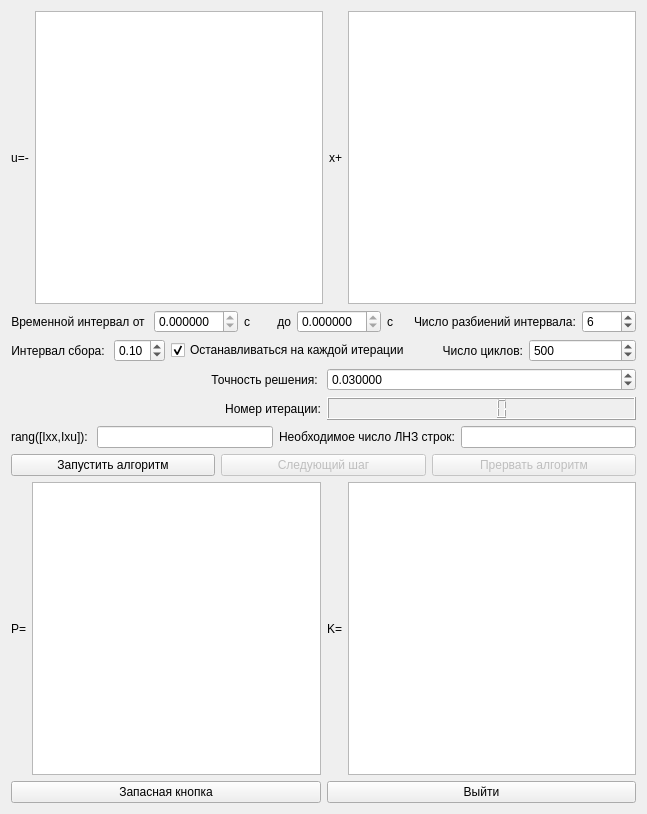
<?xml version="1.0" encoding="UTF-8"?>
<ui version="4.0">
 <class>Form</class>
 <widget class="QWidget" name="Form">
  <property name="geometry">
   <rect>
    <x>0</x>
    <y>0</y>
    <width>647</width>
    <height>814</height>
   </rect>
  </property>
  <property name="windowTitle">
   <string>Алгоритм из статьи</string>
  </property>
  <layout class="QVBoxLayout" name="verticalLayout">
   <item>
    <layout class="QHBoxLayout" name="horizontalLayout">
     <item>
      <widget class="QLabel" name="label">
       <property name="text">
        <string>u=-</string>
       </property>
       <property name="alignment">
        <set>Qt::AlignCenter</set>
       </property>
      </widget>
     </item>
     <item>
      <widget class="QTableWidget" name="table_K0"/>
     </item>
     <item>
      <widget class="QLabel" name="label_2">
       <property name="text">
        <string>x+</string>
       </property>
       <property name="alignment">
        <set>Qt::AlignCenter</set>
       </property>
      </widget>
     </item>
     <item>
      <widget class="QTableWidget" name="table_e"/>
     </item>
    </layout>
   </item>
   <item>
    <layout class="QHBoxLayout" name="horizontalLayout_3">
     <item>
      <widget class="QLabel" name="label_4">
       <property name="text">
        <string>Временной интервал от </string>
       </property>
       <property name="alignment">
        <set>Qt::AlignRight|Qt::AlignTrailing|Qt::AlignVCenter</set>
       </property>
      </widget>
     </item>
     <item>
      <widget class="QDoubleSpinBox" name="t0">
       <property name="readOnly">
        <bool>true</bool>
       </property>
       <property name="decimals">
        <number>6</number>
       </property>
      </widget>
     </item>
     <item>
      <widget class="QLabel" name="label_5">
       <property name="text">
        <string>с</string>
       </property>
       <property name="alignment">
        <set>Qt::AlignLeading|Qt::AlignLeft|Qt::AlignVCenter</set>
       </property>
      </widget>
     </item>
     <item>
      <widget class="QLabel" name="label_11">
       <property name="text">
        <string>до</string>
       </property>
       <property name="alignment">
        <set>Qt::AlignRight|Qt::AlignTrailing|Qt::AlignVCenter</set>
       </property>
      </widget>
     </item>
     <item>
      <widget class="QDoubleSpinBox" name="T">
       <property name="readOnly">
        <bool>true</bool>
       </property>
       <property name="decimals">
        <number>6</number>
       </property>
       <property name="value">
        <double>0.000000000000000</double>
       </property>
      </widget>
     </item>
     <item>
      <widget class="QLabel" name="label_6">
       <property name="text">
        <string>с</string>
       </property>
      </widget>
     </item>
     <item>
      <widget class="QLabel" name="label_14">
       <property name="text">
        <string>Число разбиений интервала:</string>
       </property>
      </widget>
     </item>
     <item>
      <widget class="QSpinBox" name="k_value">
       <property name="minimum">
        <number>1</number>
       </property>
       <property name="maximum">
        <number>1000</number>
       </property>
       <property name="singleStep">
        <number>1</number>
       </property>
       <property name="value">
        <number>6</number>
       </property>
      </widget>
     </item>
    </layout>
   </item>
   <item>
    <layout class="QHBoxLayout" name="horizontalLayout_4">
     <item>
      <layout class="QHBoxLayout" name="horizontalLayout_2">
       <item>
        <widget class="QLabel" name="label_3">
         <property name="text">
          <string>Интервал сбора: </string>
         </property>
         <property name="alignment">
          <set>Qt::AlignRight|Qt::AlignTrailing|Qt::AlignVCenter</set>
         </property>
        </widget>
       </item>
       <item>
        <widget class="QDoubleSpinBox" name="step">
         <property name="decimals">
          <number>2</number>
         </property>
         <property name="minimum">
          <double>0.010000000000000</double>
         </property>
         <property name="maximum">
          <double>1.000000000000000</double>
         </property>
         <property name="value">
          <double>0.100000000000000</double>
         </property>
        </widget>
       </item>
      </layout>
     </item>
     <item>
      <widget class="QCheckBox" name="stop_in_step">
       <property name="text">
        <string>Останавливаться на каждой итерации</string>
       </property>
       <property name="checked">
        <bool>true</bool>
       </property>
      </widget>
     </item>
     <item>
      <widget class="QLabel" name="label_15">
       <property name="text">
        <string>Число циклов:</string>
       </property>
       <property name="alignment">
        <set>Qt::AlignRight|Qt::AlignTrailing|Qt::AlignVCenter</set>
       </property>
      </widget>
     </item>
     <item>
      <widget class="QSpinBox" name="cycle">
       <property name="minimum">
        <number>30</number>
       </property>
       <property name="maximum">
        <number>1000</number>
       </property>
       <property name="singleStep">
        <number>50</number>
       </property>
       <property name="value">
        <number>500</number>
       </property>
      </widget>
     </item>
    </layout>
   </item>
   <item>
    <layout class="QHBoxLayout" name="horizontalLayout_5">
     <item>
      <widget class="QLabel" name="label_7">
       <property name="text">
        <string>Точность решения: </string>
       </property>
       <property name="alignment">
        <set>Qt::AlignRight|Qt::AlignTrailing|Qt::AlignVCenter</set>
       </property>
      </widget>
     </item>
     <item>
      <widget class="QDoubleSpinBox" name="presicion">
       <property name="decimals">
        <number>6</number>
       </property>
       <property name="minimum">
        <double>0.000001000000000</double>
       </property>
       <property name="value">
        <double>0.030000000000000</double>
       </property>
      </widget>
     </item>
    </layout>
   </item>
   <item>
    <layout class="QHBoxLayout" name="horizontalLayout_6">
     <item>
      <widget class="QLabel" name="label_8">
       <property name="text">
        <string>Номер итерации:</string>
       </property>
       <property name="alignment">
        <set>Qt::AlignRight|Qt::AlignTrailing|Qt::AlignVCenter</set>
       </property>
      </widget>
     </item>
     <item>
      <widget class="QLCDNumber" name="iteration">
       <property name="font">
        <font>
         <weight>75</weight>
         <bold>true</bold>
         <strikeout>false</strikeout>
         <kerning>true</kerning>
        </font>
       </property>
      </widget>
     </item>
    </layout>
   </item>
   <item>
    <layout class="QHBoxLayout" name="horizontalLayout_10">
     <item>
      <widget class="QLabel" name="label_12">
       <property name="text">
        <string>rang([Ixx,Ixu]): </string>
       </property>
       <property name="alignment">
        <set>Qt::AlignRight|Qt::AlignTrailing|Qt::AlignVCenter</set>
       </property>
      </widget>
     </item>
     <item>
      <widget class="QLineEdit" name="rang_count">
       <property name="readOnly">
        <bool>true</bool>
       </property>
      </widget>
     </item>
     <item>
      <widget class="QLabel" name="label_13">
       <property name="text">
        <string>Необходимое число ЛНЗ строк:</string>
       </property>
       <property name="alignment">
        <set>Qt::AlignRight|Qt::AlignTrailing|Qt::AlignVCenter</set>
       </property>
      </widget>
     </item>
     <item>
      <widget class="QLineEdit" name="lll_count">
       <property name="readOnly">
        <bool>true</bool>
       </property>
      </widget>
     </item>
    </layout>
   </item>
   <item>
    <layout class="QHBoxLayout" name="horizontalLayout_7">
     <item>
      <widget class="QPushButton" name="run">
       <property name="text">
        <string>Запустить алгоритм</string>
       </property>
      </widget>
     </item>
     <item>
      <widget class="QPushButton" name="next_step">
       <property name="enabled">
        <bool>false</bool>
       </property>
       <property name="text">
        <string>Следующий шаг</string>
       </property>
      </widget>
     </item>
     <item>
      <widget class="QPushButton" name="break_run">
       <property name="enabled">
        <bool>false</bool>
       </property>
       <property name="text">
        <string>Прервать алгоритм</string>
       </property>
      </widget>
     </item>
    </layout>
   </item>
   <item>
    <layout class="QHBoxLayout" name="horizontalLayout_9">
     <item>
      <widget class="QLabel" name="label_9">
       <property name="text">
        <string>P=</string>
       </property>
       <property name="alignment">
        <set>Qt::AlignCenter</set>
       </property>
      </widget>
     </item>
     <item>
      <widget class="QTableWidget" name="table_P_k"/>
     </item>
     <item>
      <widget class="QLabel" name="label_10">
       <property name="text">
        <string>K=</string>
       </property>
       <property name="alignment">
        <set>Qt::AlignCenter</set>
       </property>
      </widget>
     </item>
     <item>
      <widget class="QTableWidget" name="table_K_k"/>
     </item>
    </layout>
   </item>
   <item>
    <layout class="QHBoxLayout" name="horizontalLayout_8">
     <item>
      <widget class="QPushButton" name="pushButton_5">
       <property name="text">
        <string>Запасная кнопка</string>
       </property>
      </widget>
     </item>
     <item>
      <widget class="QPushButton" name="exit">
       <property name="text">
        <string>Выйти</string>
       </property>
      </widget>
     </item>
    </layout>
   </item>
  </layout>
 </widget>
 <resources/>
 <connections/>
</ui>
